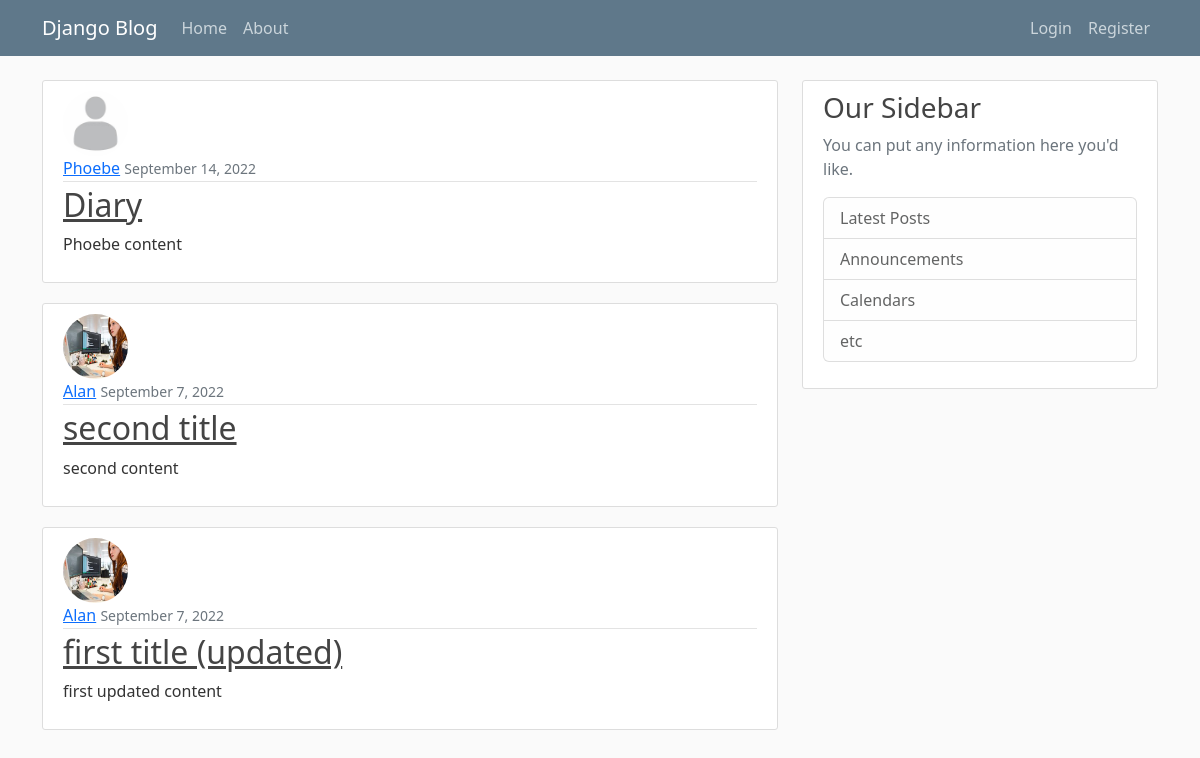
The app's page /, older data.
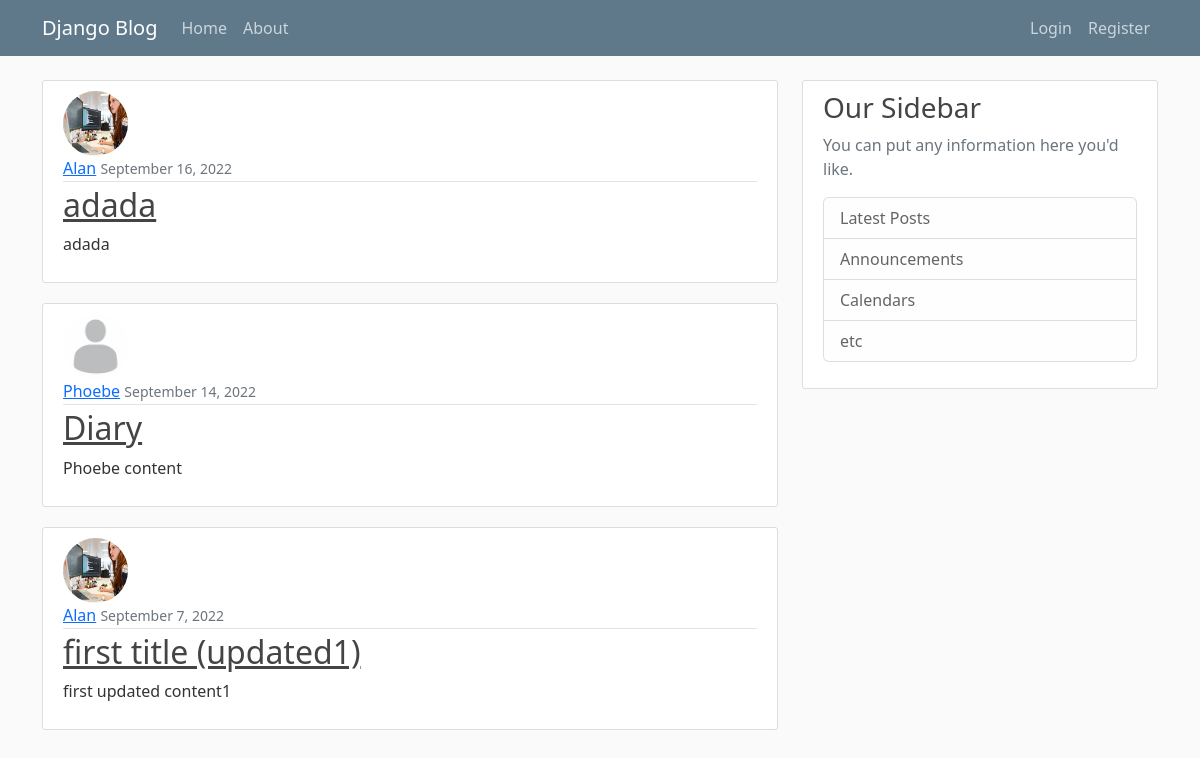
The same page, newer data.
### Blog/models.py (models this page shows, shortened)
class Post(models.Model):
	title = models.CharField(max_length=100)					#title length
	content = models.TextField()									# content field
	date_posted = models.DateTimeField(default = timezone.now)		#update date on creating the post
	author = models.ForeignKey(User, on_delete = models.CASCADE) #delete the post as well on deleting the user

### Users/models.py (models this page shows, shortened)
class Profile(models.Model):
    user = models.OneToOneField(User, on_delete=models.CASCADE)
    image = models.ImageField(default='default.jpg', upload_to='profile_pics')

### Blog/views.py (the view)
# urls.py: path('', PostListView.as_view(), name='blog-home'),
class PostListView(ListView):   # making listview   # aka class view
    model = Post
    template_name = 'Blog/home.html'   # <app>/<model>_<viewtype>.html
    context_object_name = 'posts'  # changing the attribute that class is searching for to 'posts', without that, class will search 'default' list object
    ordering = ['-date_posted']  #  latest to oldest ordering
    paginate_by = 4 # two post per page (pagination)

### Blog/templates/Blog/home.html (shortened to what this page needs)
{% extends "Blog/base.html" %}
{% block content %}
	{% for post in posts %}
		<article class="media content-section">
		 <img class="rounded-circle article-img" src="{{ post.author.profile.image.url }}">
		  <div class="media-body">
		    <div class="article-metadata">
		      <a class="mr-2" href="{% url 'Blog:user-posts' post.author.username %}">{{ post.author }}</a>
		      <small class="text-muted">{{ post.date_posted | date:"F j, Y" }}</small>
		    </div>
		    <h2><a class="article-title" href="{% url 'Blog:post-detail' post.id %}">{{ post.title }}</a></h2>
		    <p class="article-content">{{ post.content }}</p>
		  </div>
		</article>
	{% endfor %}
{% endblock content %}

### Blog/templates/Blog/base.html (shortened to what this page needs)
{% load static %}
<!DOCTYPE html>
<html>
<head>
	    <link href="https://cdn.jsdelivr.net/npm/bootstrap@5.2.0/dist/css/bootstrap.min.css" rel="stylesheet">
	    <link rel="stylesheet" type="text/css" href="{% static 'Blog/main.css' %}">
</head>
<body>
	<header class="site-header">
	  <nav class="navbar navbar-expand-md navbar-dark bg-steel fixed-top">
	    <div class="container">
	      <a class="navbar-brand mr-4" href="{% url 'Blog:blog-home' %}">Django Blog</a>
	      <div class="collapse navbar-collapse" id="navbarToggle">
	        <div class="navbar-nav mr-auto">
	          <a class="nav-item nav-link" href="{% url 'Blog:blog-home' %}">Home</a>
	          <a class="nav-item nav-link" href="{% url 'Blog:blog-about' %}">About</a>
	        </div>
	        <div class="navbar-nav ms-auto">
	       	  {% if user.is_authenticated %}
	       	  	  <a class="nav-item nav-link" href="{% url 'Blog:post-create' %}">Create New Post</a>
	       	  	  <a class="nav-item nav-link" href="{% url 'profile' %}">Welcome {{user.username}}!</a>
	       	  	  <a class="nav-item nav-link" href="{% url 'logout' %}">Logout</a>
	       	  {% else %}
		          <a class="nav-item nav-link" href="{% url 'login' %}">Login</a>
		          <a class="nav-item nav-link" href="{% url 'register' %}">Register</a>
	          {% endif %}
	        </div>
	      </div>
	    </div>
	  </nav>
	</header>
	<main role="main" class="container">
	  <div class="row">
	    <div class="col-md-8">
	      {% block content %}{% endblock %}
	    </div>
	    <div class="col-md-4">
	      <div class="content-section">
	        <h3>Our Sidebar</h3>
	        <p class='text-muted'>You can put any information here you'd like.
	          <ul class="list-group">
	            <li class="list-group-item list-group-item-light">Latest Posts</li>
	            <li class="list-group-item list-group-item-light">Announcements</li>
	            <li class="list-group-item list-group-item-light">Calendars</li>
	            <li class="list-group-item list-group-item-light">etc</li>
	          </ul>
	        </p>
	      </div>
	    </div>
	  </div>
	</main>
</body>
</html>

### Blog/static/Blog/main.css (style rules this page uses)
body { background: #fafafa; color: #333333; margin-top: 5rem; }
h1, h2, h3, h4, h5, h6 { color: #444444; }
ul { margin: 0; }
.bg-steel { background-color: #5f788a; }
.site-header .navbar-nav .nav-link { color: #cbd5db; }
.content-section { background: #ffffff; padding: 10px 20px; border: 1px solid #dddddd; border-radius: 3px; margin-bottom: 20px; }
.article-title { color: #444444; }
.article-content { white-space: pre-line; }
.article-img { height: 65px; width: 65px; margin-right: 16px; }
.article-metadata { padding-bottom: 1px; margin-bottom: 4px; border-bottom: 1px solid #e3e3e3 }

Row changes from the older to the newer data that the page shows:
removed Post: author.profile.image (picture), author "Alan", date_posted "September 7, 2022", title "second title", content "second content"
added Post: author.profile.image (picture), author "Alan", date_posted "September 16, 2022", title "adada", content "adada"
changed Post: title "first title (updated)" → "first title (updated1)"; content "first updated content" → "first updated content1"
